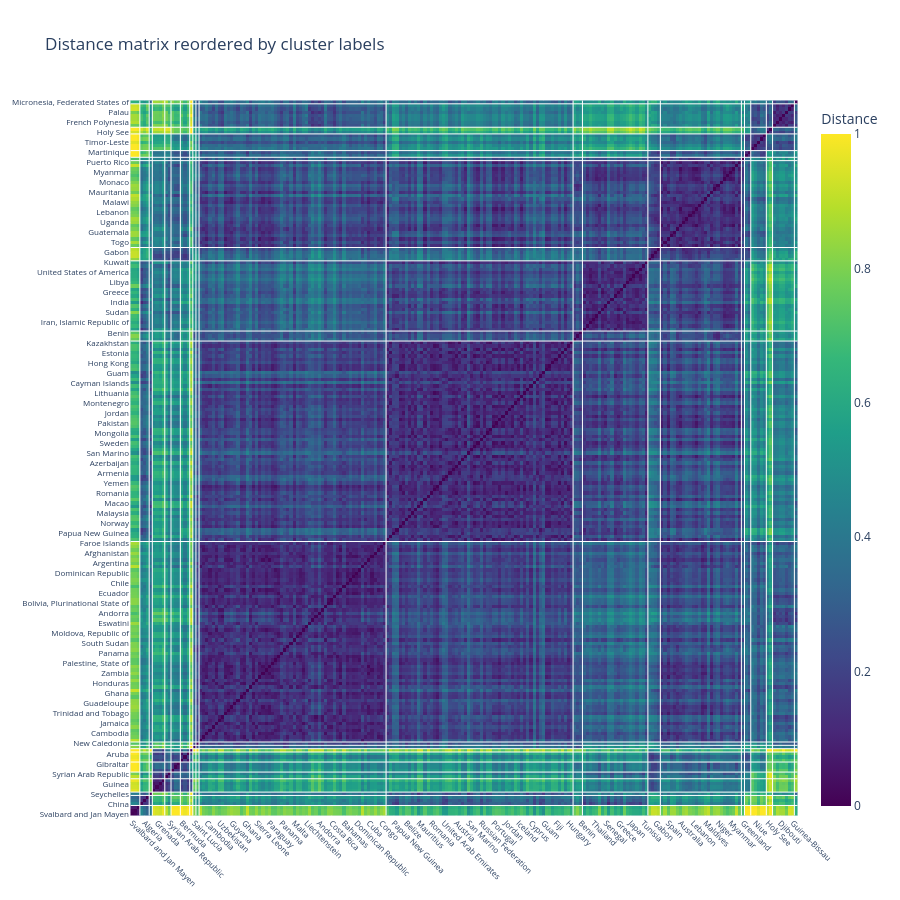

The cell this chart's notebook holds for it:
### Code cell
fig = go.Figure(
    data=go.Heatmap(
        z=D_ordered,
        x=names_ordered,
        y=names_ordered,
        colorscale="Viridis",
        colorbar=dict(title="Distance"),
        hovertemplate="Row: %{y}<br>Col: %{x}<br>Dist: %{z:.3f}<extra></extra>"
    )
)

fig.update_layout(
    title="Distance matrix reordered by cluster labels",
    xaxis=dict(
        tickangle=45,
        tickfont=dict(size=8),
        automargin=True
    ),
    yaxis=dict(
        tickfont=dict(size=8),
        automargin=True
    ),
    width=900,
    height=900
)
# cluster boundaries
changes = np.where(np.diff(labels_ordered) != 0)[0] + 1

for c in changes:
    fig.add_shape(
        type="line",
        x0=-0.5, x1=len(names_ordered)-0.5,
        y0=c-0.5, y1=c-0.5,
        line=dict(color="white", width=1)
    )
    fig.add_shape(
        type="line",
        x0=c-0.5, x1=c-0.5,
        y0=-0.5, y1=len(names_ordered)-0.5,
        line=dict(color="white", width=1)
    )

fig.show()

### Figure 1 — Plotly figure (JSON) as saved in the notebook; plotly's stock layout.template omitted (floating-point values rounded to 4 significant figures; data arrays with more than 128 entries replaced by an {"elided": "..."} marker saying what was removed)
{"data": [{"colorbar": {"title": {"text": "Distance"}}, "colorscale": [[0.0, "#440154"], [0.1111, "#482878"], [0.2222, "#3e4989"], [0.3333, "#31688e"], [0.4444, "#26828e"], [0.5556, "#1f9e89"], [0.6667, "#35b779"], [0.7778, "#6ece58"], [0.8889, "#b5de2b"], [1.0, "#fde725"]], "hovertemplate": "Row: %{y}<br>Col: %{x}<br>Dist: %{z:.3f}<extra></extra>", "x": {"elided": "214 str values"}, "y": {"elided": "214 str values"}, "z": {"elided": "214x214 float values"}, "type": "heatmap"}], "layout": {"xaxis": {"tickfont": {"size": 8}, "tickangle": 45, "automargin": true}, "yaxis": {"tickfont": {"size": 8}, "automargin": true}, "title": {"text": "Distance matrix reordered by cluster labels"}, "width": 900, "height": 900, "shapes": [{"line": {"color": "white", "width": 1}, "type": "line", "x0": -0.5, "x1": 213.5, "y0": 2.5, "y1": 2.5}, {"line": {"color": "white", "width": 1}, "type": "line", "x0": 2.5, "x1": 2.5, "y0": -0.5, "y1": 213.5}, {"line": {"color": "white", "width": 1}, "type": "line", "x0": -0.5, "x1": 213.5, "y0": 5.5, "y1": 5.5}, {"line": {"color": "white", "width": 1}, "type": "line", "x0": 5.5, "x1": 5.5, "y0": -0.5, "y1": 213.5}, {"line": {"color": "white", "width": 1}, "type": "line", "x0": -0.5, "x1": 213.5, "y0": 6.5, "y1": 6.5}, {"line": {"color": "white", "width": 1}, "type": "line", "x0": 6.5, "x1": 6.5, "y0": -0.5, "y1": 213.5}, {"line": {"color": "white", "width": 1}, "type": "line", "x0": -0.5, "x1": 213.5, "y0": 10.5, "y1": 10.5}, {"line": {"color": "white", "width": 1}, "type": "line", "x0": 10.5, "x1": 10.5, "y0": -0.5, "y1": 213.5}, {"line": {"color": "white", "width": 1}, "type": "line", "x0": -0.5, "x1": 213.5, "y0": 12.5, "y1": 12.5}, {"line": {"color": "white", "width": 1}, "type": "line", "x0": 12.5, "x1": 12.5, "y0": -0.5, "y1": 213.5}, {"line": {"color": "white", "width": 1}, "type": "line", "x0": -0.5, "x1": 213.5, "y0": 15.5, "y1": 15.5}, {"line": {"color": "white", "width": 1}, "type": "line", "x0": 15.5, "x1": 15.5, "y0": -0.5, "y1": 213.5}, {"line": {"color": "white", "width": 1}, "type": "line", "x0": -0.5, "x1": 213.5, "y0": 18.5, "y1": 18.5}, {"line": {"color": "white", "width": 1}, "type": "line", "x0": 18.5, "x1": 18.5, "y0": -0.5, "y1": 213.5}, {"line": {"color": "white", "width": 1}, "type": "line", "x0": -0.5, "x1": 213.5, "y0": 19.5, "y1": 19.5}, {"line": {"color": "white", "width": 1}, "type": "line", "x0": 19.5, "x1": 19.5, "y0": -0.5, "y1": 213.5}, {"line": {"color": "white", "width": 1}, "type": "line", "x0": -0.5, "x1": 213.5, "y0": 20.5, "y1": 20.5}, {"line": {"color": "white", "width": 1}, "type": "line", "x0": 20.5, "x1": 20.5, "y0": -0.5, "y1": 213.5}, {"line": {"color": "white", "width": 1}, "type": "line", "x0": -0.5, "x1": 213.5, "y0": 21.5, "y1": 21.5}, {"line": {"color": "white", "width": 1}, "type": "line", "x0": 21.5, "x1": 21.5, "y0": -0.5, "y1": 213.5}, {"line": {"color": "white", "width": 1}, "type": "line", "x0": -0.5, "x1": 213.5, "y0": 81.5, "y1": 81.5}, {"line": {"color": "white", "width": 1}, "type": "line", "x0": 81.5, "x1": 81.5, "y0": -0.5, "y1": 213.5}, {"line": {"color": "white", "width": 1}, "type": "line", "x0": -0.5, "x1": 213.5, "y0": 141.5, "y1": 141.5}, {"line": {"color": "white", "width": 1}, "type": "line", "x0": 141.5, "x1": 141.5, "y0": -0.5, "y1": 213.5}, {"line": {"color": "white", "width": 1}, "type": "line", "x0": -0.5, "x1": 213.5, "y0": 144.5, "y1": 144.5}, {"line": {"color": "white", "width": 1}, "type": "line", "x0": 144.5, "x1": 144.5, "y0": -0.5, "y1": 213.5}, {"line": {"color": "white", "width": 1}, "type": "line", "x0": -0.5, "x1": 213.5, "y0": 165.5, "y1": 165.5}, {"line": {"color": "white", "width": 1}, "type": "line", "x0": 165.5, "x1": 165.5, "y0": -0.5, "y1": 213.5}, {"line": {"color": "white", "width": 1}, "type": "line", "x0": -0.5, "x1": 213.5, "y0": 169.5, "y1": 169.5}, {"line": {"color": "white", "width": 1}, "type": "line", "x0": 169.5, "x1": 169.5, "y0": -0.5, "y1": 213.5}, {"line": {"color": "white", "width": 1}, "type": "line", "x0": -0.5, "x1": 213.5, "y0": 195.5, "y1": 195.5}, {"line": {"color": "white", "width": 1}, "type": "line", "x0": 195.5, "x1": 195.5, "y0": -0.5, "y1": 213.5}, {"line": {"color": "white", "width": 1}, "type": "line", "x0": -0.5, "x1": 213.5, "y0": 196.5, "y1": 196.5}, {"line": {"color": "white", "width": 1}, "type": "line", "x0": 196.5, "x1": 196.5, "y0": -0.5, "y1": 213.5}, {"line": {"color": "white", "width": 1}, "type": "line", "x0": -0.5, "x1": 213.5, "y0": 198.5, "y1": 198.5}, {"line": {"color": "white", "width": 1}, "type": "line", "x0": 198.5, "x1": 198.5, "y0": -0.5, "y1": 213.5}, {"line": {"color": "white", "width": 1}, "type": "line", "x0": -0.5, "x1": 213.5, "y0": 203.5, "y1": 203.5}, {"line": {"color": "white", "width": 1}, "type": "line", "x0": 203.5, "x1": 203.5, "y0": -0.5, "y1": 213.5}, {"line": {"color": "white", "width": 1}, "type": "line", "x0": -0.5, "x1": 213.5, "y0": 205.5, "y1": 205.5}, {"line": {"color": "white", "width": 1}, "type": "line", "x0": 205.5, "x1": 205.5, "y0": -0.5, "y1": 213.5}, {"line": {"color": "white", "width": 1}, "type": "line", "x0": -0.5, "x1": 213.5, "y0": 212.5, "y1": 212.5}, {"line": {"color": "white", "width": 1}, "type": "line", "x0": 212.5, "x1": 212.5, "y0": -0.5, "y1": 213.5}]}}
